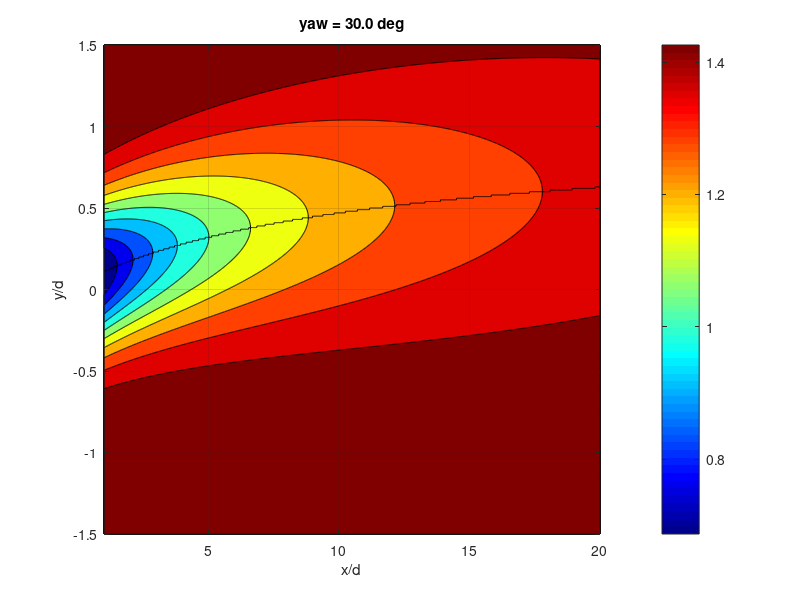

Source code (MATLAB):
clear
clc
format compact

%% attempt to recreate analytical wake redirection model from Bastankhah paper
d = 1;
yaw = 30*pi/180;
u = 1.5;

% locations
x0 = 0;
x = 1:0.01:20;
y = -1.5*d:0.01:1.5*d;
z = 0;
zh = 0;

[X,Y] = meshgrid(x,y);

% wake growth rates
ky = 0.022;
kz = 0.022;
CT = 0.9;
TI = 1;
alpStar = 2.32;
betaStar = 0.154;

% wake widths
sigmaYbyD = (ky*(x-x0)/d + (cos(yaw)/sqrt(8)));
sigmaZbyD = (kz*(x-x0)/d + (1/sqrt(8)));

% normalized length of potential core
x0byD = (cos(yaw)*(1 + sqrt(1-CT)))/(sqrt(2)*(alpStar*TI + betaStar*(1-sqrt(1-CT))));

% wake skew angle
theta = ((0.3*yaw)/(cos(yaw)))*(1 - sqrt(1 - CT*cos(yaw)));

% normalized wake deflection\
t1 = theta*x0byD;
t2 = (theta/14.7)*sqrt(cos(yaw)/(ky*kz*CT));
t3 = 2.9 + 1.3*sqrt(1 - CT) - CT;
t4 = (1.6 + sqrt(CT))*(1.6*sqrt((8*sigmaYbyD.*sigmaZbyD)/cos(yaw)) - sqrt(CT));
t5 = (1.6 - sqrt(CT))*(1.6*sqrt((8*sigmaYbyD.*sigmaZbyD)/cos(yaw)) + sqrt(CT));

deltabyD = t1 + t2*t3*log(t4./t5);

% % % far wake velocity
for ii = 1:length(y)
    t1n(ii,:) = 1 - sqrt(1 - ((CT*cos(yaw))./(8*(sigmaYbyD.*sigmaZbyD))));
    t2n(ii,:) = exp(-0.5*((y(ii)-deltabyD)./sigmaYbyD).^2);
    t3n(ii,:) = exp(-0.5*((z - zh)./sigmaZbyD).^2);
    
    du(ii,:) = t1n(ii,:).*t2n(ii,:).*t3n(ii,:);
    
    
end

[midLine,yval] = max(du,[],1);
% for ii = 1:length(x)
%     f1 = figure(1);
%     plot(x(ii)-u*du(:,ii),y,'-k')
%     hold on
%     grid on
% end
% grid minor
% xlim([0 inf])
% xlabel('x/d')
% ylabel('y/d')

fg = figure(1);
contourf(X,Y,u*(1-du));
hold on
plot(x,y(yval),'k');
grid on
colorbar
colormap jet
xlabel('x/d')
ylabel('y/d')
title(sprintf('yaw = %0.1f deg',yaw*180/pi))

% saveas(fg,sprintf('yaw%0.0f.png',yaw*180/pi));
